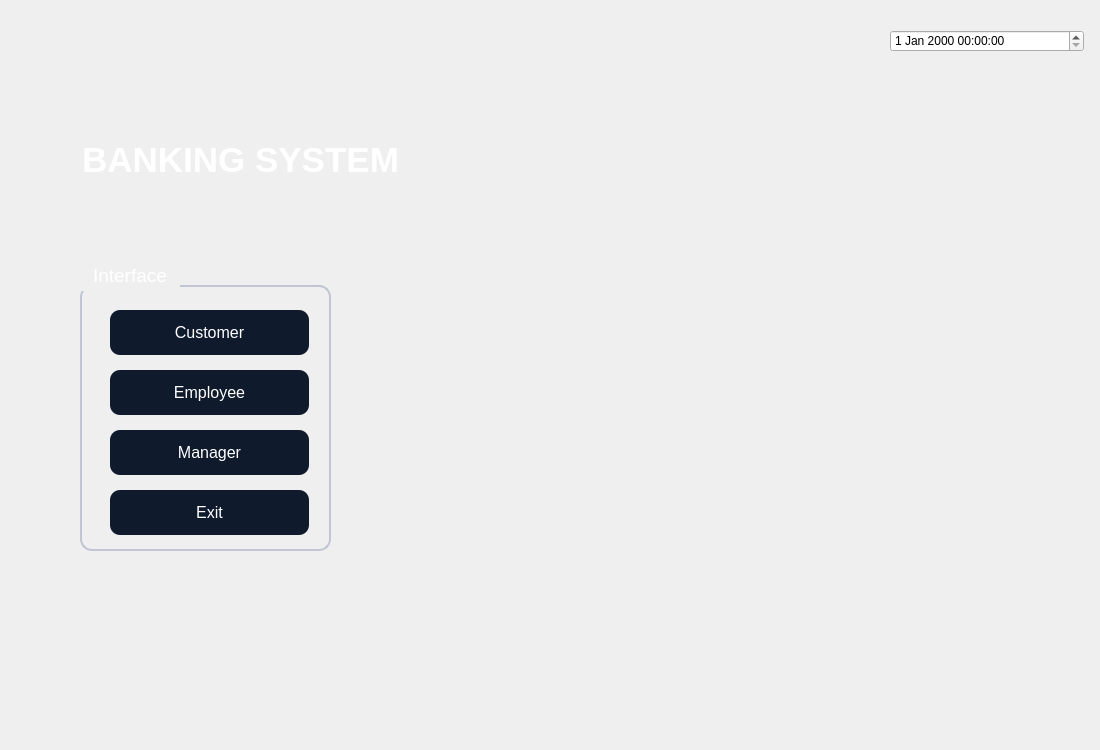
<?xml version="1.0" encoding="UTF-8"?>
<ui version="4.0">
 <class>MainWindow</class>
 <widget class="QMainWindow" name="MainWindow">
  <property name="geometry">
   <rect>
    <x>0</x>
    <y>0</y>
    <width>1100</width>
    <height>750</height>
   </rect>
  </property>
  <property name="windowTitle">
   <string>MainWindow</string>
  </property>
  <property name="styleSheet">
   <string notr="true">QTableWidget {
    background-color: #1A2236;
    color: #FFFFFF;
    border: 1px solid #3A3F58;
    gridline-color: #3A3F58;
    font-family: &quot;Inter&quot;;
    font-size: 10pt;
    border-radius: 8px;
    selection-background-color: #0F5FFF;
    selection-color: #FFFFFF;
}

QHeaderView::section {
    background-color: #0F1A2C;
    color: #FFFFFF;
    border: 1px solid #3A3F58;
    padding: 4px;
    font-family: &quot;Montserrat SemiBold&quot;;
    font-size: 10pt;
}

QTableWidget::item:selected {
    background-color: #0F5FFF;
    color: #FFFFFF;
}
QGroupBox {
    border: 1.5px solid #BFC5D2;
    border-radius: 12px;
    margin-top: 25px;
    color: white;
    font-family: &quot;Segoe UI Semibold&quot;;
    font-size: 14pt;
}

QGroupBox::title {
    subcontrol-origin: margin;
    padding: 4px 10px;
}
QPushButton {
    background-color: #0F1A2C;
    color: #FFFFFF;
	border-color: rgb(0, 0, 0);
    border-radius: 10px;
    font-family: &quot;Montserrat SemiBold&quot;;
    font-size: 12pt;
    padding: 6px 12px;
}

QPushButton:hover {
    background-color: #1A2942;
}

QPushButton:pressed {
    background-color: #09111A;
}
QLineEdit {
    background-color: #FFFFFF;
    border: 1px solid #C6D4E1;
    border-radius: 8px;
    padding: 6px;
    color: #0A1320;
    font-family: &quot;Inter&quot;;
    font-size: 11pt;
}

QLineEdit:focus {
    border: 1px solid #00B4FF;
    background-color: #F8FBFF;
}
QComboBox {
    background-color: #FFFFFF;
    border: 1px solid #C6D4E1;
    border-radius: 8px;
    padding: 6px;
    color: #0A1320;
    font-family: &quot;Inter&quot;;
    font-size: 11pt;
}

QComboBox:focus {
    border: 1px solid #00B4FF;
    background-color: #F8FBFF;
}

QComboBox::drop-down {
    subcontrol-origin: padding;
    subcontrol-position: top right;
    width: 20px;
    border-left: 1px solid #C6D4E1;
}

QComboBox::down-arrow {
    
	image: url(:/new/prefix1/icon.png);
    width: 12px;
    height: 12px;
}
QDateEdit {
    background-color: #FFFFFF;
    border: 1px solid #C6D4E1;
    border-radius: 8px;
    padding: 6px;
    color: #0A1320;
    font-family: &quot;Inter&quot;;
    font-size: 11pt;
}

QDateEdit:focus {
    border: 1px solid #00B4FF;
    background-color: #F8FBFF;
}

QDateEdit::drop-down {
    subcontrol-origin: padding;
    subcontrol-position: top right;
    width: 20px;
    border-left: 1px solid #C6D4E1;
}

QDateEdit::down-arrow {
    image: url(:/new/prefix1/icon.png);
    width: 12px;
    height: 12px;
}
QDateEdit::up-arrow {
    
	image: url(:/new/prefix1/icon3.webp);
    width: 12px;
    height: 12px;
}

QTabWidget::pane {
    border: 1px solid #3A3F58;
    border-radius: 8px;
    background-color: #1A2236;
}

QTabBar::tab {
    background: #0F1A2C;
    color: #FFFFFF;
    border: 1px solid #3A3F58;
    border-bottom: none;
    border-top-left-radius: 8px;
    border-top-right-radius: 8px;
    padding: 8px 16px;
    font-family: &quot;Montserrat SemiBold&quot;;
    font-size: 10pt;
}

QTabBar::tab:selected {
    background: #0F5FFF;
    color: #FFFFFF;
}

QTabBar::tab:hover {
    background: #1A2942;
}</string>
  </property>
  <widget class="QWidget" name="centralwidget">
   <property name="minimumSize">
    <size>
     <width>603</width>
     <height>551</height>
    </size>
   </property>
   <widget class="QLabel" name="label_2">
    <property name="geometry">
     <rect>
      <x>30</x>
      <y>110</y>
      <width>411</width>
      <height>101</height>
     </rect>
    </property>
    <property name="styleSheet">
     <string notr="true">color: #FFFFFF; 
font-family: &quot;Montserrat SemiBold&quot;; 
font-size: 28pt;
font-weight: 700; 
padding: 4px 0;</string>
    </property>
    <property name="text">
     <string>&lt;html&gt;&lt;head/&gt;&lt;body&gt;&lt;p align=&quot;center&quot;&gt;&lt;span style=&quot; font-size:26pt; font-weight:700;&quot;&gt;BANKING SYSTEM&lt;/span&gt;&lt;/p&gt;&lt;/body&gt;&lt;/html&gt;</string>
    </property>
   </widget>
   <widget class="QLabel" name="label">
    <property name="geometry">
     <rect>
      <x>0</x>
      <y>0</y>
      <width>49</width>
      <height>16</height>
     </rect>
    </property>
    <property name="text">
     <string/>
    </property>
   </widget>
   <widget class="QLabel" name="label_3">
    <property name="geometry">
     <rect>
      <x>0</x>
      <y>0</y>
      <width>1100</width>
      <height>750</height>
     </rect>
    </property>
    <property name="styleSheet">
     <string notr="true">image: url(:/new/prefix1/pic9.png);</string>
    </property>
    <property name="text">
     <string/>
    </property>
   </widget>
   <widget class="QGroupBox" name="groupBox">
    <property name="geometry">
     <rect>
      <x>80</x>
      <y>260</y>
      <width>251</width>
      <height>291</height>
     </rect>
    </property>
    <property name="title">
     <string>Interface</string>
    </property>
    <widget class="QPushButton" name="btnCustomer">
     <property name="geometry">
      <rect>
       <x>30</x>
       <y>50</y>
       <width>199</width>
       <height>45</height>
      </rect>
     </property>
     <property name="minimumSize">
      <size>
       <width>0</width>
       <height>45</height>
      </size>
     </property>
     <property name="styleSheet">
      <string notr="true"/>
     </property>
     <property name="text">
      <string>Customer</string>
     </property>
    </widget>
    <widget class="QPushButton" name="btnEmployee">
     <property name="geometry">
      <rect>
       <x>30</x>
       <y>110</y>
       <width>199</width>
       <height>45</height>
      </rect>
     </property>
     <property name="minimumSize">
      <size>
       <width>0</width>
       <height>45</height>
      </size>
     </property>
     <property name="text">
      <string>Employee</string>
     </property>
    </widget>
    <widget class="QPushButton" name="exit">
     <property name="geometry">
      <rect>
       <x>30</x>
       <y>230</y>
       <width>199</width>
       <height>45</height>
      </rect>
     </property>
     <property name="minimumSize">
      <size>
       <width>0</width>
       <height>45</height>
      </size>
     </property>
     <property name="text">
      <string>Exit</string>
     </property>
    </widget>
    <widget class="QPushButton" name="manager">
     <property name="geometry">
      <rect>
       <x>30</x>
       <y>170</y>
       <width>199</width>
       <height>45</height>
      </rect>
     </property>
     <property name="minimumSize">
      <size>
       <width>0</width>
       <height>45</height>
      </size>
     </property>
     <property name="text">
      <string>Manager</string>
     </property>
    </widget>
   </widget>
   <widget class="QDateTimeEdit" name="time">
    <property name="geometry">
     <rect>
      <x>890</x>
      <y>30</y>
      <width>194</width>
      <height>22</height>
     </rect>
    </property>
   </widget>
   <zorder>label_3</zorder>
   <zorder>label_2</zorder>
   <zorder>label</zorder>
   <zorder>groupBox</zorder>
   <zorder>time</zorder>
  </widget>
 </widget>
 <resources/>
 <connections/>
</ui>
